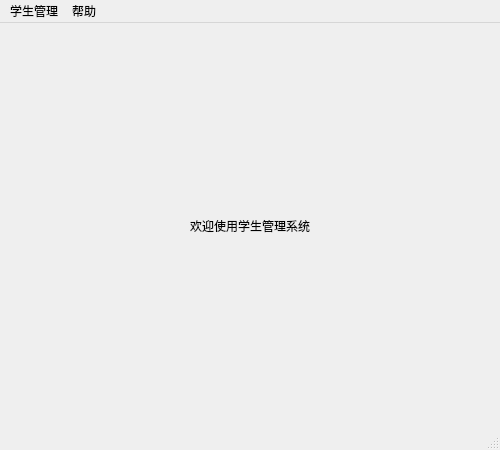
<?xml version="1.0" encoding="UTF-8"?>
<ui version="4.0">
 <class>MainWindow</class>
 <widget class="QMainWindow" name="MainWindow">
  <property name="geometry">
   <rect>
    <x>0</x>
    <y>0</y>
    <width>500</width>
    <height>450</height>
   </rect>
  </property>
  <property name="windowTitle">
   <string>MainWindow</string>
  </property>
  <widget class="QWidget" name="centralwidget">
   <layout class="QHBoxLayout" name="horizontalLayout">
    <item>
     <widget class="QLabel" name="label">
      <property name="styleSheet">
       <string notr="true">font: 75 22pt &quot;微软雅黑&quot;;</string>
      </property>
      <property name="text">
       <string>欢迎使用学生管理系统</string>
      </property>
      <property name="alignment">
       <set>Qt::AlignCenter</set>
      </property>
     </widget>
    </item>
   </layout>
  </widget>
  <widget class="QMenuBar" name="menubar">
   <property name="geometry">
    <rect>
     <x>0</x>
     <y>0</y>
     <width>500</width>
     <height>23</height>
    </rect>
   </property>
   <widget class="QMenu" name="menu">
    <property name="title">
     <string>学生管理</string>
    </property>
    <addaction name="actionaddStu"/>
    <addaction name="actionqueryStu"/>
   </widget>
   <widget class="QMenu" name="menu_2">
    <property name="title">
     <string>帮助</string>
    </property>
    <addaction name="actionabout"/>
    <addaction name="actionhelp"/>
   </widget>
   <addaction name="menu"/>
   <addaction name="menu_2"/>
  </widget>
  <widget class="QStatusBar" name="statusbar"/>
  <action name="actionaddStu">
   <property name="text">
    <string>addStu</string>
   </property>
  </action>
  <action name="actionqueryStu">
   <property name="text">
    <string>queryStu</string>
   </property>
  </action>
  <action name="actionabout">
   <property name="text">
    <string>about</string>
   </property>
  </action>
  <action name="actionhelp">
   <property name="text">
    <string>help</string>
   </property>
  </action>
 </widget>
 <resources/>
 <connections/>
</ui>
